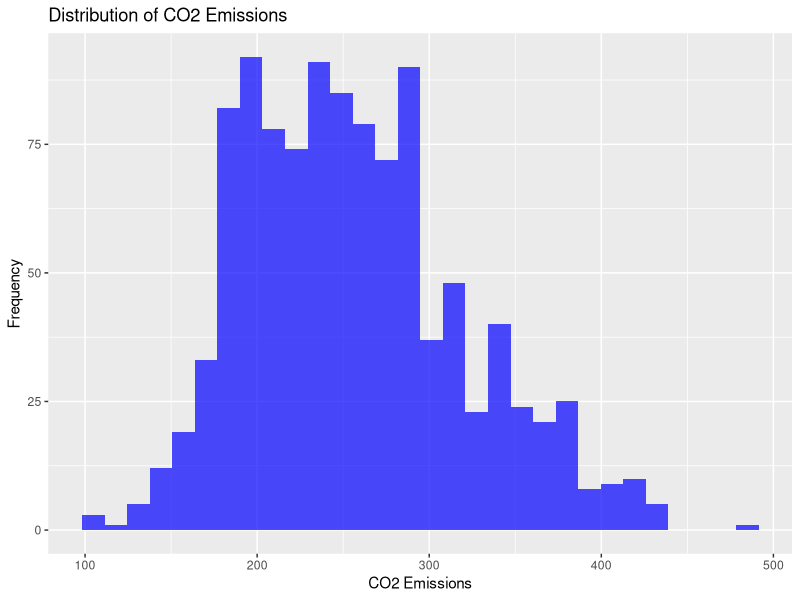
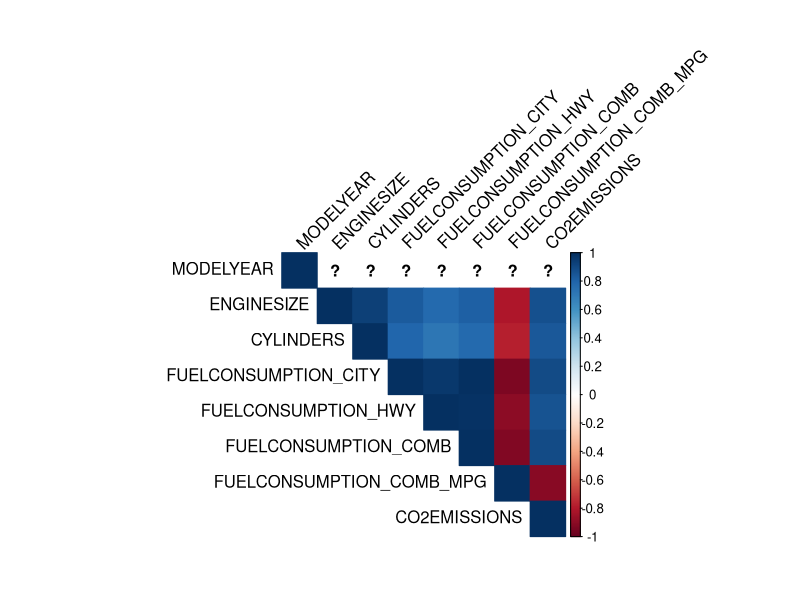
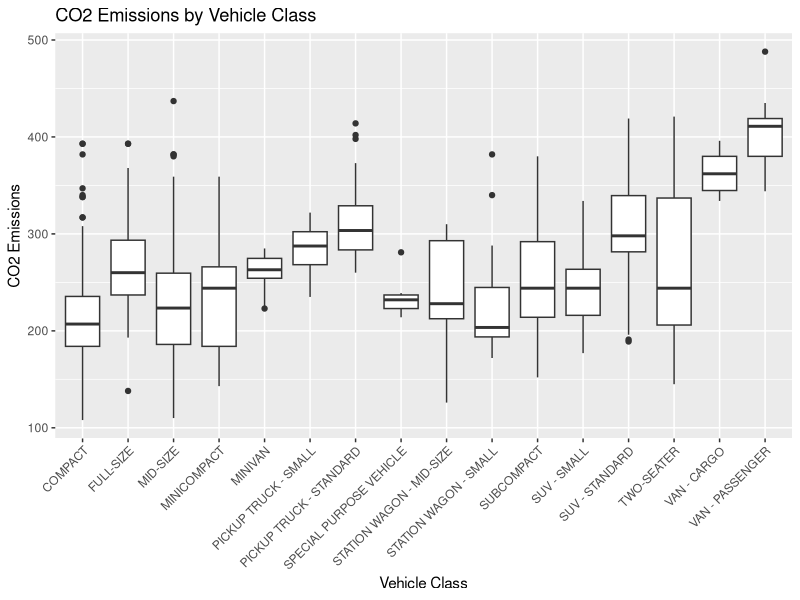
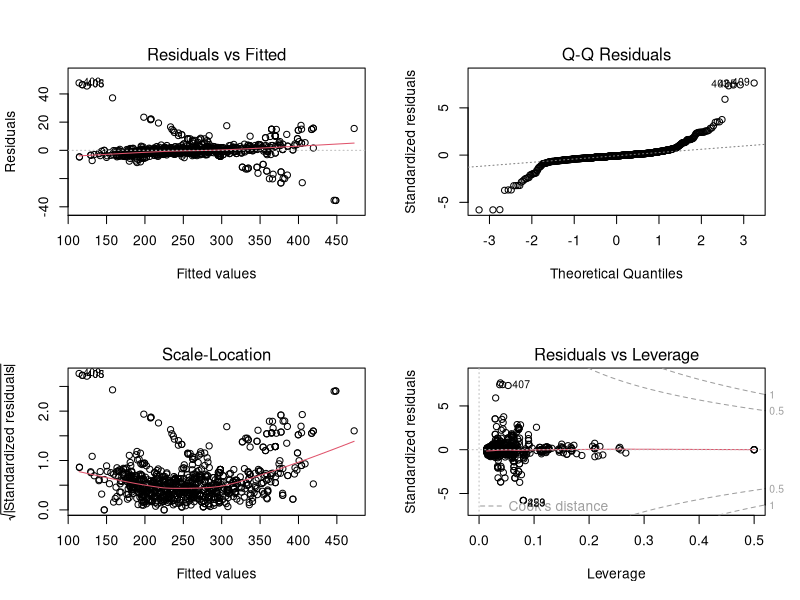

Generate these figures, in order, with R: (Note: this script raises an error after producing the figures.)
# Comprehensive Analysis of Fuel Consumption Dataset
# This script performs a detailed statistical analysis of fuel consumption data
# including data exploration, modeling, and diagnostic tests

# Load required libraries
library(tidyverse)    # For data manipulation and visualization
library(caret)        # For machine learning workflows
library(car)          # For regression diagnostics
library(lmtest)       # For statistical tests
library(tseries)      # For time series tests
library(MASS)         # For Box-Cox transformation
library(corrplot)     # For correlation plots

# 1. Data Loading and Initial Exploration
# -------------------------------------
# Read the dataset
fuel_data <- read.csv("FuelConsumption.csv")

# Display basic information about the dataset
cat("\nDataset Structure:\n")
str(fuel_data)

cat("\nSummary Statistics:\n")
summary(fuel_data)

# Check for missing values
cat("\nMissing Values:\n")
colSums(is.na(fuel_data))

# Check for duplicates
cat("\nNumber of duplicate rows:",
    sum(duplicated(fuel_data)))

# 2. Data Visualization
# -------------------
# Create directory for plots if it doesn't exist
dir.create("plots", showWarnings = FALSE)

# Histogram of CO2 Emissions
png("plots/co2_emissions_hist.png")
ggplot(fuel_data, aes(x = CO2EMISSIONS)) +
  geom_histogram(bins = 30, fill = "blue", alpha = 0.7) +
  labs(title = "Distribution of CO2 Emissions",
       x = "CO2 Emissions", y = "Frequency")
dev.off()

# Correlation matrix of numerical variables
numerical_vars <- fuel_data %>%
  select_if(is.numeric)
correlation_matrix <- cor(numerical_vars)

png("plots/correlation_matrix.png", width = 800, height = 800)
corrplot(correlation_matrix, method = "color", type = "upper",
         tl.col = "black", tl.srt = 45)
dev.off()

# Boxplots of CO2 emissions by vehicle class
png("plots/co2_by_vehicle_class.png", width = 1000, height = 600)
ggplot(fuel_data, aes(x = VEHICLECLASS, y = CO2EMISSIONS)) +
  geom_boxplot() +
  theme(axis.text.x = element_text(angle = 45, hjust = 1)) +
  labs(title = "CO2 Emissions by Vehicle Class",
       x = "Vehicle Class", y = "CO2 Emissions")
dev.off()

# 3. Feature Engineering
# --------------------
# Encode categorical variables
fuel_data_encoded <- fuel_data %>%
  mutate(
    TRANSMISSION = as.factor(TRANSMISSION),
    FUELTYPE = as.factor(FUELTYPE),
    VEHICLECLASS = as.factor(VEHICLECLASS),
    MAKE = as.factor(MAKE)
  )

# Scale numerical predictors
numerical_predictors <- c("ENGINESIZE", "CYLINDERS", "FUELCONSUMPTION_CITY",
                         "FUELCONSUMPTION_HWY", "FUELCONSUMPTION_COMB")
fuel_data_scaled <- fuel_data_encoded
fuel_data_scaled[numerical_predictors] <- scale(fuel_data_encoded[numerical_predictors])

# 4. Model Building
# ---------------
# Split data into training and test sets
set.seed(123)
train_index <- createDataPartition(fuel_data_scaled$CO2EMISSIONS, p = 0.8, list = FALSE)
train_data <- fuel_data_scaled[train_index, ]
test_data <- fuel_data_scaled[-train_index, ]

# Build initial linear regression model
model <- lm(CO2EMISSIONS ~ ENGINESIZE + CYLINDERS + FUELCONSUMPTION_COMB +
            TRANSMISSION + FUELTYPE + VEHICLECLASS, data = train_data)

# 5. Model Diagnostics
# ------------------
# Create diagnostic plots
png("plots/diagnostic_plots.png", width = 1000, height = 1000)
par(mfrow = c(2, 2))
plot(model)
dev.off()

# 6. Statistical Tests
# ------------------
# Breusch-Pagan test for heteroscedasticity
bp_test <- bptest(model)

# Durbin-Watson test for autocorrelation
dw_test <- dwtest(model)

# 7. Model Improvement
# ------------------
# Try Box-Cox transformation if needed
box_cox_transform <- boxcox(model)
lambda <- box_cox_transform$x[which.max(box_cox_transform$y)]

# Initialize model_transformed with the original model
model_transformed <- model

# Refit model with transformation if lambda is not close to 1
if (abs(lambda - 1) > 0.1) {
  if (abs(lambda) < 0.001) {
    # Use log transformation if lambda is close to 0
    model_transformed <- lm(log(CO2EMISSIONS) ~ ENGINESIZE + CYLINDERS + 
                          FUELCONSUMPTION_COMB + TRANSMISSION + FUELTYPE + 
                          VEHICLECLASS, data = train_data)
  } else {
    # Use Box-Cox transformation
    model_transformed <- lm((CO2EMISSIONS^lambda - 1)/lambda ~ ENGINESIZE + 
                          CYLINDERS + FUELCONSUMPTION_COMB + TRANSMISSION + 
                          FUELTYPE + VEHICLECLASS, data = train_data)
  }
}

# Save diagnostic plots for the transformed model
png("plots/diagnostic_plots_transformed.png", width = 1000, height = 1000)
par(mfrow = c(2, 2))
plot(model_transformed)
dev.off()

# 8. Model Evaluation
# -----------------
# Calculate performance metrics for original model
predictions <- predict(model, test_data)
rmse <- sqrt(mean((test_data$CO2EMISSIONS - predictions)^2))
r_squared <- summary(model)$r.squared
mae <- mean(abs(test_data$CO2EMISSIONS - predictions))

# 9. Results Summary
# ----------------
cat("\nModel Performance Metrics:")
cat("\nR-squared:", r_squared)
cat("\nRMSE:", rmse)
cat("\nMAE:", mae)

cat("\n\nStatistical Tests:")
cat("\nBreusch-Pagan test p-value:", bp_test$p.value)
cat("\nDurbin-Watson test p-value:", dw_test$p.value)

# 10. Conclusions and Recommendations
# --------------------------------
cat("\n\nConclusions:")
cat("\n1. Model Fit: The R-squared value indicates the proportion of variance explained")
cat("\n2. Heteroscedasticity: Based on BP test results")
cat("\n3. Autocorrelation: Based on DW test results")

cat("\n\nRecommendations:")
cat("\n1. Consider feature importance for future model iterations")
cat("\n2. Examine non-linear relationships if present")
cat("\n3. Consider interaction terms for improved model fit")